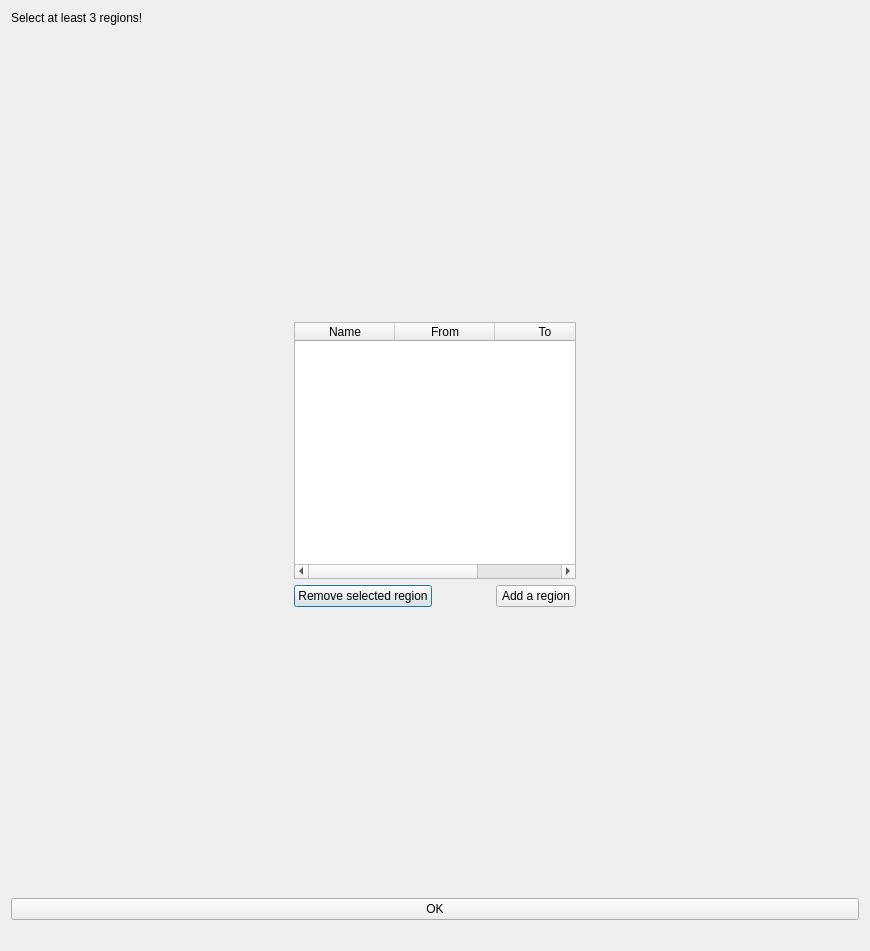
<?xml version="1.0" encoding="UTF-8"?>
<ui version="4.0">
 <class>Dialog</class>
 <widget class="QDialog" name="Dialog">
  <property name="windowModality">
   <enum>Qt::ApplicationModal</enum>
  </property>
  <property name="geometry">
   <rect>
    <x>0</x>
    <y>0</y>
    <width>870</width>
    <height>951</height>
   </rect>
  </property>
  <property name="windowTitle">
   <string>Dialog</string>
  </property>
  <layout class="QVBoxLayout" name="verticalLayout_2">
   <item>
    <widget class="QLabel" name="label">
     <property name="text">
      <string>Select at least 3 regions!</string>
     </property>
    </widget>
   </item>
   <item>
    <widget class="QWidget" name="widget" native="true">
     <property name="sizePolicy">
      <sizepolicy hsizetype="Preferred" vsizetype="Expanding">
       <horstretch>0</horstretch>
       <verstretch>0</verstretch>
      </sizepolicy>
     </property>
    </widget>
   </item>
   <item>
    <layout class="QHBoxLayout" name="horizontalLayout_2">
     <item>
      <spacer name="horizontalSpacer_3">
       <property name="orientation">
        <enum>Qt::Horizontal</enum>
       </property>
       <property name="sizeHint" stdset="0">
        <size>
         <width>40</width>
         <height>20</height>
        </size>
       </property>
      </spacer>
     </item>
     <item>
      <layout class="QVBoxLayout" name="verticalLayout">
       <item>
        <widget class="QTableWidget" name="tableWidget">
         <property name="minimumSize">
          <size>
           <width>0</width>
           <height>200</height>
          </size>
         </property>
         <property name="alternatingRowColors">
          <bool>true</bool>
         </property>
         <property name="selectionMode">
          <enum>QAbstractItemView::SingleSelection</enum>
         </property>
         <property name="selectionBehavior">
          <enum>QAbstractItemView::SelectRows</enum>
         </property>
         <column>
          <property name="text">
           <string>Name</string>
          </property>
         </column>
         <column>
          <property name="text">
           <string>From</string>
          </property>
         </column>
         <column>
          <property name="text">
           <string>To</string>
          </property>
         </column>
        </widget>
       </item>
       <item>
        <layout class="QHBoxLayout" name="horizontalLayout">
         <item>
          <widget class="QPushButton" name="remove_pushButton">
           <property name="text">
            <string>Remove selected region</string>
           </property>
          </widget>
         </item>
         <item>
          <spacer name="horizontalSpacer_2">
           <property name="orientation">
            <enum>Qt::Horizontal</enum>
           </property>
           <property name="sizeHint" stdset="0">
            <size>
             <width>40</width>
             <height>20</height>
            </size>
           </property>
          </spacer>
         </item>
         <item>
          <widget class="QPushButton" name="add_pushButton">
           <property name="text">
            <string>Add a region</string>
           </property>
          </widget>
         </item>
        </layout>
       </item>
      </layout>
     </item>
     <item>
      <spacer name="horizontalSpacer_4">
       <property name="orientation">
        <enum>Qt::Horizontal</enum>
       </property>
       <property name="sizeHint" stdset="0">
        <size>
         <width>40</width>
         <height>20</height>
        </size>
       </property>
      </spacer>
     </item>
    </layout>
   </item>
   <item>
    <spacer name="verticalSpacer">
     <property name="orientation">
      <enum>Qt::Vertical</enum>
     </property>
     <property name="sizeHint" stdset="0">
      <size>
       <width>20</width>
       <height>268</height>
      </size>
     </property>
    </spacer>
   </item>
   <item>
    <widget class="QPushButton" name="pushButton">
     <property name="text">
      <string>OK</string>
     </property>
    </widget>
   </item>
   <item>
    <spacer name="horizontalSpacer">
     <property name="orientation">
      <enum>Qt::Horizontal</enum>
     </property>
     <property name="sizeHint" stdset="0">
      <size>
       <width>843</width>
       <height>20</height>
      </size>
     </property>
    </spacer>
   </item>
  </layout>
 </widget>
 <resources/>
 <connections>
  <connection>
   <sender>pushButton</sender>
   <signal>clicked()</signal>
   <receiver>Dialog</receiver>
   <slot>reject()</slot>
   <hints>
    <hint type="sourcelabel">
     <x>508</x>
     <y>909</y>
    </hint>
    <hint type="destinationlabel">
     <x>372</x>
     <y>796</y>
    </hint>
   </hints>
  </connection>
  <connection>
   <sender>add_pushButton</sender>
   <signal>clicked()</signal>
   <receiver>Dialog</receiver>
   <slot>add_a_region_clicked()</slot>
   <hints>
    <hint type="sourcelabel">
     <x>565</x>
     <y>560</y>
    </hint>
    <hint type="destinationlabel">
     <x>674</x>
     <y>840</y>
    </hint>
   </hints>
  </connection>
  <connection>
   <sender>remove_pushButton</sender>
   <signal>clicked()</signal>
   <receiver>Dialog</receiver>
   <slot>remove_selected_region_clicked()</slot>
   <hints>
    <hint type="sourcelabel">
     <x>369</x>
     <y>566</y>
    </hint>
    <hint type="destinationlabel">
     <x>262</x>
     <y>845</y>
    </hint>
   </hints>
  </connection>
  <connection>
   <sender>tableWidget</sender>
   <signal>cellChanged(int,int)</signal>
   <receiver>Dialog</receiver>
   <slot>table_changed()</slot>
   <hints>
    <hint type="sourcelabel">
     <x>366</x>
     <y>427</y>
    </hint>
    <hint type="destinationlabel">
     <x>150</x>
     <y>493</y>
    </hint>
   </hints>
  </connection>
 </connections>
 <slots>
  <slot>add_a_region_clicked()</slot>
  <slot>remove_selected_region_clicked()</slot>
  <slot>table_changed()</slot>
 </slots>
</ui>
